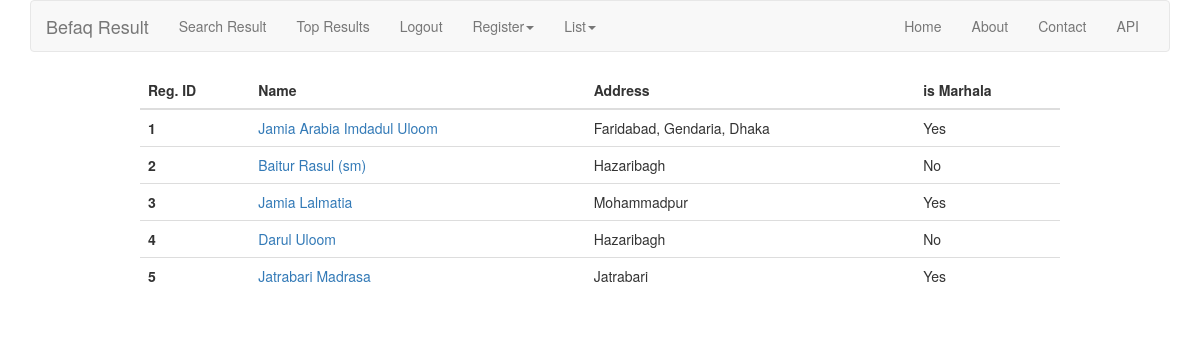
The page /madrasa/list (signed in) on the database its author committed.
### madrasa/models.py (models this page shows, shortened)
class Madrasa(models.Model):
    name      = models.CharField(max_length=127, unique=True)
    address   = models.CharField(max_length=255, blank=True)
    is_markaz = models.BooleanField(default=False)

### madrasa/views.py (the view)
# urls.py: url(r'list', MadrasaList.as_view(), name='madrasa_list'),
class MadrasaList(LoginRequiredMixin, ListView):
    model = Madrasa
    template_name = 'madrasa/madrasa_list.html'

### madrasa/templates/madrasa/madrasa_list.html
{% extends 'base.html' %}
{% block content %}
    <div class="col-md-10 col-md-offset-1">
        <div class="table-responsive">
            <table class="table table-hover table-white">
                <thead>
                <tr>
                    <th scope="col">Reg. ID</th>
                    <th scope="col">Name</th>
                    <th scope="col">Address</th>
                    <th scope="col">is Marhala</th>
                </tr>
                </thead>
                <tbody>
                {% for madrasa in madrasa_list %}
                    <tr>
                        <th scope="row">{{ madrasa.id }}</th>
                        <td><a href="{% url 'madrasa:madrasa_detail' pk=madrasa.pk %}">
                            {{ madrasa.name }}
                        </a></td>
                        <td>{{ madrasa.address }}</td>
                        <td>
                            {% if madrasa.is_markaz %}
                                Yes
                            {% else %}
                                No
                            {% endif %}
                        </td>
                    </tr>
                {% empty %}
                    <p>No Madrasa Registered yet.</p>
                {% endfor %}
            </table>
        </div>
    </div>
{% endblock %}

### rows shown on the page
Madrasa: id "1", name "Jamia Arabia Imdadul Uloom", address "Faridabad, Gendaria, Dhaka", is_markaz "Yes"
Madrasa: id "2", name "Baitur Rasul (sm)", address "Hazaribagh", is_markaz "No"
Madrasa: id "3", name "Jamia Lalmatia", address "Mohammadpur", is_markaz "Yes"
Madrasa: id "4", name "Darul Uloom", address "Hazaribagh", is_markaz "No"
Madrasa: id "5", name "Jatrabari Madrasa", address "Jatrabari", is_markaz "Yes"
